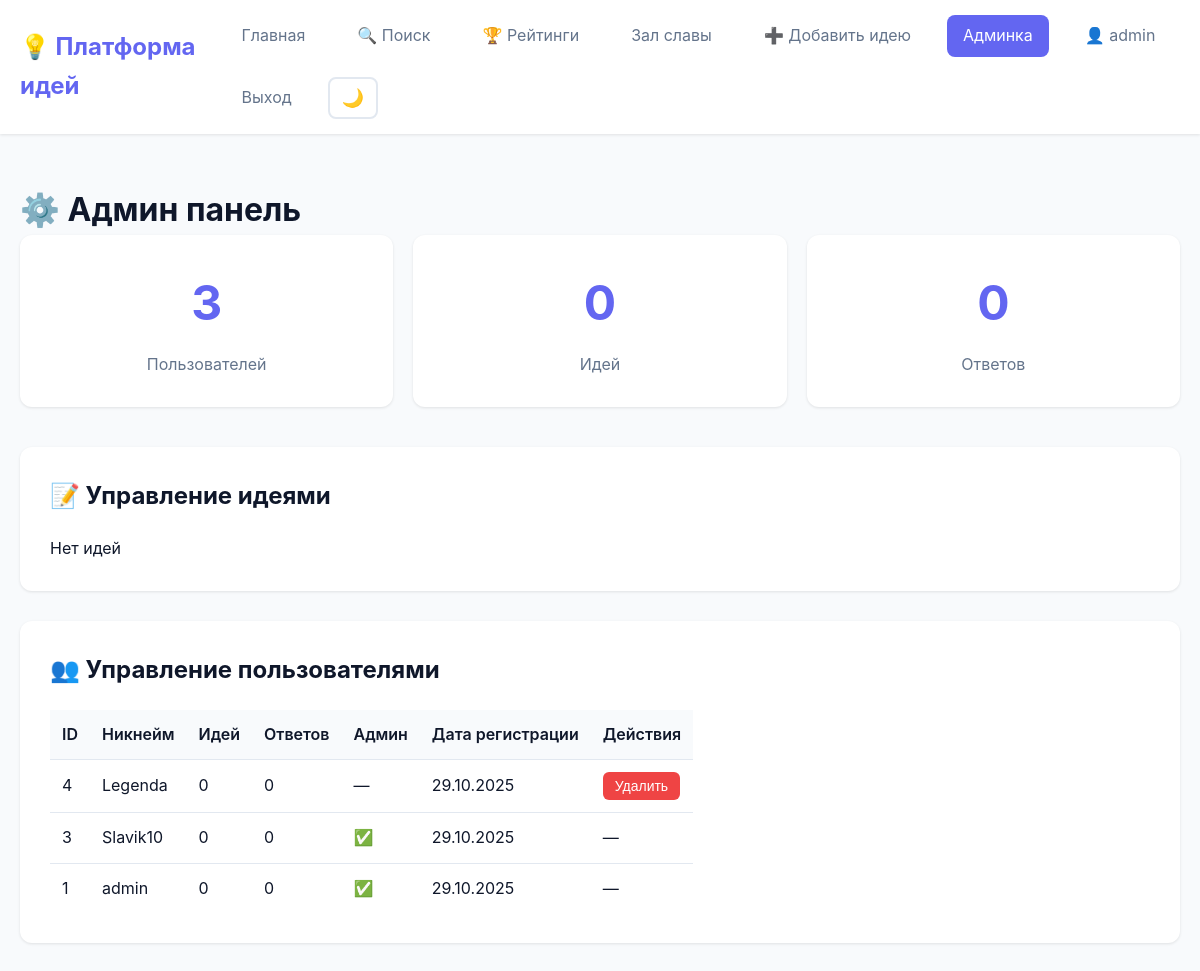
/admin.php (signed in), run on the app's committed database.
### tables this page shows
CREATE TABLE `users` (
  `id` int NOT NULL,
  `username` varchar(50) NOT NULL,
  `password` varchar(255) NOT NULL,
  `is_admin` tinyint(1) DEFAULT '0',
  `created_at` timestamp NULL DEFAULT CURRENT_TIMESTAMP,
  `avatar` varchar(255) DEFAULT NULL,
  `bio` text,
  `website` varchar(255) DEFAULT NULL,
  `github` varchar(255) DEFAULT NULL,
  `twitter` varchar(255) DEFAULT NULL
);

### config.php (called while the page is built, shortened)
<?php
function isLoggedIn() {
    return isset($_SESSION['user_id']);
}
function isAdmin() {
    return isset($_SESSION['is_admin']) && $_SESSION['is_admin'] == 1;
}
function h($str) {
    return htmlspecialchars($str, ENT_QUOTES, 'UTF-8');
}

### admin.php (the view, shortened to what this page needs)
<?php
require_once 'config.php';
$db = getDB();
$stats = $db->query("
    SELECT
        (SELECT COUNT(*) FROM users) as total_users,
        (SELECT COUNT(*) FROM ideas) as total_ideas,
        (SELECT COUNT(*) FROM responses) as total_responses
")->fetch();
$ideas = $db->query("
    SELECT i.*, u.username,
        (SELECT COUNT(*) FROM responses WHERE idea_id = i.id) as response_count
    FROM ideas i
    JOIN users u ON i.user_id = u.id
    ORDER BY i.created_at DESC
")->fetchAll();
$users = $db->query("
    SELECT u.*,
        (SELECT COUNT(*) FROM ideas WHERE user_id = u.id) as ideas_count,
        (SELECT COUNT(*) FROM responses WHERE user_id = u.id) as responses_count
    FROM users u
    ORDER BY u.created_at DESC
")->fetchAll();
?>
<!DOCTYPE html>
<html lang="ru">
<head>
    <?php include 'includes_head.php'; ?>
</head>
<body>
    <?php include 'navbar.php'; ?>
    <div class="container">
        <h1>⚙️ Админ панель</h1>
        <div class="stats-grid">
            <div class="stat-card">
                <div class="stat-value"><?= $stats['total_users'] ?></div>
                <div class="stat-label">Пользователей</div>
            </div>
            <div class="stat-card">
                <div class="stat-value"><?= $stats['total_ideas'] ?></div>
                <div class="stat-label">Идей</div>
            </div>
            <div class="stat-card">
                <div class="stat-value"><?= $stats['total_responses'] ?></div>
                <div class="stat-label">Ответов</div>
            </div>
        </div>
        <div class="admin-section">
            <h2>📝 Управление идеями</h2>
            <?php if (empty($ideas)): ?>
                <p>Нет идей</p>
            <?php endif; ?>
        </div>
        <div class="admin-section">
            <h2>👥 Управление пользователями</h2>
            <?php if (empty($users)): ?>
                <p>Нет пользователей</p>
            <?php else: ?>
                <table class="admin-table">
                    <thead>
                        <tr>
                            <th>ID</th>
                            <th>Никнейм</th>
                            <th>Идей</th>
                            <th>Ответов</th>
                            <th>Админ</th>
                            <th>Дата регистрации</th>
                            <th>Действия</th>
                        </tr>
                    </thead>
                    <tbody>
                        <?php foreach ($users as $user): ?>
                            <tr>
                                <td><?= $user['id'] ?></td>
                                <td><?= h($user['username']) ?></td>
                                <td><?= $user['ideas_count'] ?></td>
                                <td><?= $user['responses_count'] ?></td>
                                <td><?= $user['is_admin'] ? '✅' : '—' ?></td>
                                <td><?= date('d.m.Y', strtotime($user['created_at'])) ?></td>
                                <td>
                                    <?php if (!$user['is_admin']): ?>
                                        <form method="POST" style="display: inline;"
                                              onsubmit="return confirm('Вы уверены, что хотите удалить этого пользователя?');">
                                            <button type="submit" class="btn-delete">Удалить</button>
                                        </form>
                                    <?php else: ?>
                                        —
                                    <?php endif; ?>
                                </td>
                            </tr>
                        <?php endforeach; ?>
                    </tbody>
                </table>
            <?php endif; ?>
        </div>
    </div>
</body>
</html>

### includes_head.php (shortened to what this page needs)
<link rel="stylesheet" href="style.css">

### navbar.php (shortened to what this page needs)
<nav class="navbar">
    <div class="container">
        <a href="index.php" class="logo">💡 Платформа идей</a>
        <div class="nav-links">
            <a href="index.php" <?= basename($_SERVER['PHP_SELF']) == 'index.php' ? 'class="active"' : '' ?>>Главная</a>
            <a href="search.php" <?= basename($_SERVER['PHP_SELF']) == 'search.php' ? 'class="active"' : '' ?>>🔍 Поиск</a>
            <a href="ratings.php" <?= basename($_SERVER['PHP_SELF']) == 'ratings.php' ? 'class="active"' : '' ?>>🏆 Рейтинги</a>
            <a href="hall_of_fame.php" <?= basename($_SERVER['PHP_SELF']) == 'hall_of_fame.php' ? 'class="active"' : '' ?>>Зал славы</a>
            <?php if (isLoggedIn()): ?>
                <a href="add_idea.php" <?= basename($_SERVER['PHP_SELF']) == 'add_idea.php' ? 'class="active"' : '' ?>>➕ Добавить идею</a>
                <?php if (isAdmin()): ?>
                    <a href="admin.php" <?= basename($_SERVER['PHP_SELF']) == 'admin.php' ? 'class="active"' : '' ?>>Админка</a>
                <?php endif; ?>
                <a href="profile.php?id=<?= $_SESSION['user_id'] ?>" class="user-info">
                    👤 <?= h($_SESSION['username']) ?>
                </a>
                <a href="logout.php">Выход</a>
                <button id="theme-toggle" class="theme-toggle" onclick="toggleTheme()" title="Переключить тему">
                </button>
            <?php else: ?>
                <a href="login.php">Вход</a>
                <a href="register.php">Регистрация</a>
            <?php endif; ?>
        </div>
    </div>
</nav>

### style.css (style rules this page uses)
* { margin: 0; padding: 0; box-sizing: border-box; }
:root { --primary-color: #6366f1; --primary-hover: #4f46e5; --secondary-color: #64748b; --success-color: #22c55e; --danger-color: #ef4444; --background: #f8fafc; --surface: #ffffff; --text-primary: #0f172a; --text-secondary: #64748b; --border-color: #e2e8f0; --shadow: 0 1px 3px rgba(0, 0, 0, 0.1); --shadow-lg: 0 10px 40px rgba(0, 0, 0, 0.1); }
.theme-toggle { background: var(--surface); border: 2px solid var(--border-color); color: var(--text-primary); padding: 8px 12px; border-radius: 8px; cursor: pointer; font-size: 18px; transition: all 0.3s; }
body { font-family: -apple-system, BlinkMacSystemFont, 'Segoe UI', Roboto, 'Helvetica Neue', Arial, sans-serif; background: var(--background); color: var(--text-primary); line-height: 1.6; animation: fadeIn 0.3s ease-out; }
.container { max-width: 1400px; margin: 0 auto; padding: 20px; }
.navbar { background: var(--surface); box-shadow: var(--shadow); position: sticky; top: 0; z-index: 100; margin-bottom: 30px; }
.navbar .container { display: flex; justify-content: space-between; align-items: center; padding: 15px 20px; min-height: 60px; max-width: 1400px; width: 100%; }
.logo { font-size: 24px; font-weight: bold; color: var(--primary-color); text-decoration: none; }
.nav-links { display: flex; gap: 20px; align-items: center; flex-wrap: wrap; }
.nav-links a { color: var(--text-secondary); text-decoration: none; padding: 8px 16px; border-radius: 8px; transition: all 0.3s; }
.nav-links a:hover, .nav-links a.active { background: var(--primary-color); color: white; }
.user-info { color: var(--text-secondary); padding: 8px 16px; text-decoration: none; border-radius: 8px; transition: all 0.3s; }
.btn-delete { background: var(--danger-color); color: white; border: none; padding: 6px 12px; border-radius: 6px; cursor: pointer; font-size: 14px; }
.stats-grid { display: grid; grid-template-columns: repeat(auto-fit, minmax(200px, 1fr)); gap: 20px; margin-bottom: 40px; }
.stat-card { background: var(--surface); padding: 30px; border-radius: 12px; text-align: center; box-shadow: var(--shadow); }
.stat-value { font-size: 48px; font-weight: bold; color: var(--primary-color); margin-bottom: 10px; }
.stat-label { color: var(--text-secondary); font-size: 16px; }
.admin-section { background: var(--surface); padding: 30px; border-radius: 12px; box-shadow: var(--shadow); margin-bottom: 30px; }
.admin-section h2 { margin-bottom: 20px; }
.admin-table { width: 100%; border-collapse: collapse; overflow-x: auto; display: block; }
.admin-table thead { background: var(--background); }
.admin-table th { padding: 12px; text-align: left; font-weight: 600; }
.admin-table td { padding: 12px; border-top: 1px solid var(--border-color); }

### data on the page
users: id "4", username "Legenda", ideas_count "0", responses_count "0", created_at "29.10.2025"
users: id "3", username "Slavik10", ideas_count "0", responses_count "0", created_at "29.10.2025"
users: id "1", username "admin", ideas_count "0", responses_count "0", created_at "29.10.2025"

### other printed values
$_SESSION['username'] "admin"
$stats['total_users'] "3"
$stats['total_ideas'] "0"
$stats['total_responses'] "0"
